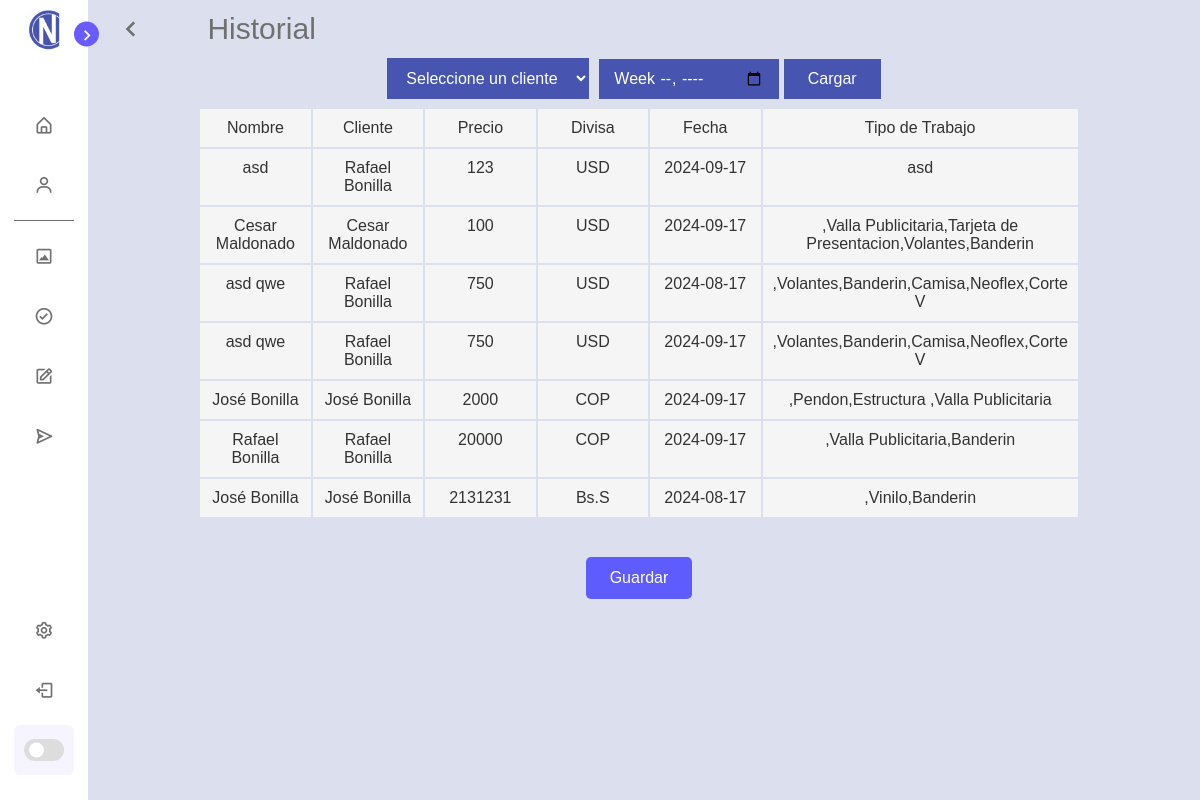
/settings/record, run on the app's committed database.
### tables this page shows
CREATE TABLE "record" (
    recordId INTEGER PRIMARY KEY AUTOINCREMENT, 
    recordName TEXT NOT NULL, 
    recordClient TEXT NOT NULL, 
    recordPayment INTEGER NOT NULL, 
    recordCurrency INTEGER NOT NULL, 
    recordDate TEXT NOT NULL, 
    recordTypeWork TEXT, 
    FOREIGN KEY (recordCurrency) REFERENCES typeCurrency(currencyTypeId) ON DELETE CASCADE
);

CREATE TABLE typeCurrency ( currencyTypeId INTEGER PRIMARY KEY AUTOINCREMENT, currencyTypeName TEXT );

### new.py (the view)
@app.route("/settings/record",methods=['GET', 'POST'])
def settings_record():
    function = try_record()
    return function

### library/DB.py (called while the page is built)
def get_clients01():
    conn = sqlite3.connect('library/database.db')
    cursor = conn.cursor()
    cursor.execute("SELECT projectClientName FROM clientProject")
    names=cursor.fetchall()
    cursor.execute("SELECT projectClientNumber FROM clientProject")
    numbers=cursor.fetchall()
    conn.close()
    list=[]
    for i in names:
        new=i[0].split()
        list.append(new)
    return list,numbers

def get_record():
    conn = sqlite3.connect('library/database.db')
    cursor = conn.cursor()
    cursor.execute("""SELECT recordName, recordClient, recordPayment, currencyTypeName, recordDate, recordTypeWork FROM record
                INNER JOIN typeCurrency ON recordCurrency = currencyTypeId""")
    filas = cursor.fetchall()
    conn.close()
    cabecera = ['Nombre','Cliente','Precio','Divisa','Fecha','Tipo de Trabajo']
    filas.insert(0,cabecera)
    return filas

def get_workers():
    conn = sqlite3.connect('library/database.db')
    cursor = conn.cursor()
    cursor.execute("SELECT userName FROM users WHERE userRol= 'Designer'")
    design=cursor.fetchall()
    cursor.execute("SELECT userName FROM users WHERE userRol= 'Crafter'")
    craft=cursor.fetchall()
    cursor.execute("SELECT userName FROM users WHERE userRol= 'Installer'")
    install=cursor.fetchall()
    conn.close()
    return design,craft,install

### library/URLs.py (called while the page is built)
def try_record():
    filas = get_record()
    names,numbers=get_clients01()
    design,craft,install=get_workers()
    clients=zip(names,numbers)
    return render_template("settings-record.html",user=g.user,filas=filas,clients=clients)

### new.py (called while the page is built)
@app.before_request
def before_request():
    if "username" in session:
        g.user = session["username"]
    else:
        g.user = None

### templates/settings-record.html (shortened to what this page needs)
<!DOCTYPE html>
<html lang="en">
<head>
    <link rel="stylesheet" href="../static/css/settings.css">
    <link rel="stylesheet" href="https://cdnjs.cloudflare.com/ajax/libs/font-awesome/6.4.2/css/all.min.css">
    <link href='https://unpkg.com/boxicons@2.1.1/css/boxicons.min.css' rel='stylesheet'>
</head>
<body>
    <nav class="sidebar close">
        <header>
            <div class="image-text">
                <span class="image">
                    <img src="../static/img/icon.ico" alt="iconcopy">
                </span>
            </div>
            <i class='bx bx-chevron-right toggle'></i>
        </header>
        <div class="menu-bar">
            <div class="menu">
                <ul class="menu-links">
                    <li class="nav-link">
                        <a href="{{ url_for('home') }}">
                            <i class='bx bx-home-alt icon'></i>
                        </a>
                    </li>
                    <li class="nav-link" id="client">
                        <a href="{{ url_for('clients') }}">
                            <i class='bx bx-user icon'></i>
                        </a>
                    </li>
                </ul>
                <hr class="separator">
                <ul class="menu-links">
                    <li class="nav-link" id="diseño">
                        <a href="{{ url_for('design') }}">
                            <i class='bx bx-image-alt icon'></i>
                        </a>
                    </li>
                    <li class="nav-link" id="aprobacion">
                        <a href="{{ url_for('approval') }}">
                            <i class='bx bx-check-circle icon'></i>
                        </a>
                    </li>
                    <li class="nav-link" id="elaboracion">
                        <a href="{{ url_for('crafting') }}">
                            <i class='bx bx-edit icon'></i>
                        </a>
                    </li>
                    <li class="nav-link" id="entrega">
                        <a href="{{ url_for('ending') }}">
                            <i class='bx bx-send icon'></i>
                        </a>
                    </li>
                </ul>
            </div>
            <div class="bottom-content">
                <li class="">
                    <a href="{{ url_for('settings') }}">
                        <i class='bx bx-cog icon'></i>
                    </a>
                </li>
                <li class="">
                    <a href="{{ url_for('logout') }}">
                        <i class='bx bx-log-out icon'></i>
                    </a>
                </li>
                <li class="mode">
                    <div class="toggle-switch">
                        <span class="switch"></span>
                    </div>
                </li>
            </div>
        </div>
    </nav>
    <section class="home">
        <div class="home-header">
            <div class="back-button">
                <a href="javascript:history.back()" class="back-btn">
                    <i class='bx bx-chevron-left' ></i>
                </a>
                <div class="text">Historial</div>
            </div>
        </div>
        <form action="{{ url_for('create_record') }}" target="response_frame" method="POST">
            <div class="container">
                <div class="select-container" id="existing-user-select">
                    <select class="select" id="select-client" name="client" onchange="autocompleteUser()">
                        <option value="">Seleccione un cliente</option>
                    </select>
                </div>
                <div class="select-container">
                    <input type="week" id="date" name="date" class="select-date">
                    <button id="updateButton" class="button" type="button">Cargar</button>
                </div>
            </div>
            <div class="grid-container">
                {% for item in filas %}
                    {% for item2 in item %}
                        <div class="grid-item">{{ item2 }}</div>
                    {% endfor %}
                {% endfor %}
            </div>
            <div class="button-container">
                <button class="submit-button" type="submit" id="saveButton">Guardar</button>
            </div>
        </form>
        <iframe name="response_frame" style="border:none; width:100%; height:50px;"></iframe>
    </section>
</body>
</html>

### data on the page
record: recordName "asd", recordClient "Rafael Bonilla", item "123", recordDate "2024-09-17", recordTypeWork "asd"
typeCurrency: currencyTypeName "USD"
record: recordName "Cesar Maldonado", recordClient "Cesar Maldonado", item "100", recordDate "2024-09-17", recordTypeWork ",Valla Publicitaria,Tarjeta de Presentacion,Volantes,Banderin"
record: recordName "asd qwe", recordClient "Rafael Bonilla", recordPayment "750", recordDate "2024-08-17", recordTypeWork ",Volantes,Banderin,Camisa,Neoflex,Corte V"
record: recordName "asd qwe", recordClient "Rafael Bonilla", recordPayment "750", recordDate "2024-09-17", recordTypeWork ",Volantes,Banderin,Camisa,Neoflex,Corte V"
record: recordName "José Bonilla", recordClient "José Bonilla", recordPayment "2000", recordDate "2024-09-17", recordTypeWork ",Pendon,Estructura ,Valla Publicitaria"
typeCurrency: currencyTypeName "COP"
record: recordName "Rafael Bonilla", recordClient "Rafael Bonilla", recordPayment "20000", recordDate "2024-09-17", recordTypeWork ",Valla Publicitaria,Banderin"
record: recordName "José Bonilla", recordClient "José Bonilla", recordPayment "2131231", recordDate "2024-08-17", recordTypeWork ",Vinilo,Banderin"
typeCurrency: currencyTypeName "Bs.S"

### other printed values
{{ item2 }} "Nombre" "Cliente" "Precio" "Divisa" "Fecha" "Tipo de Trabajo"
